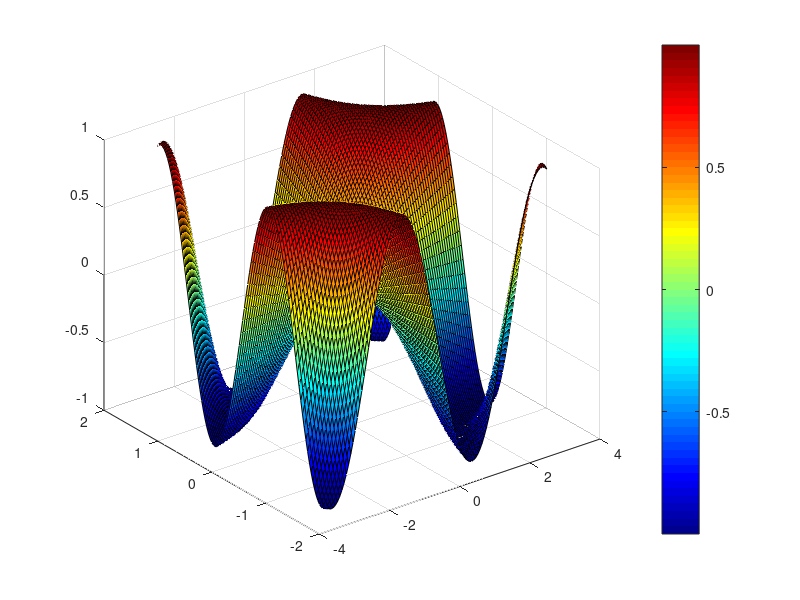

Reproduce this figure in MATLAB.
clear all
close all

x = linspace(-pi,pi);
y = linspace(-pi/2,pi/2);
[X,Y] = meshgrid(x,y);
Z = sin(X.*Y);
surf(X,Y,Z);
colorbar
colormap jet